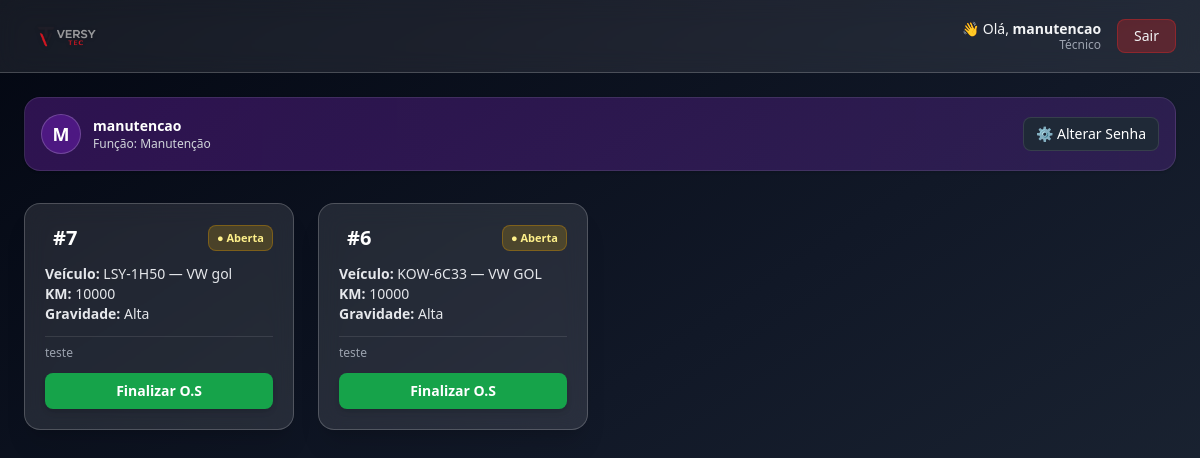
/manutencao/os (signed in), run on the app's committed database.
### app.py (models this page shows, shortened)
class User(UserMixin, db.Model):
    __tablename__ = "user"
    id = db.Column(db.Integer, primary_key=True)
    username = db.Column(db.String(80), unique=True, nullable=False)
    password_hash = db.Column(db.String(255), nullable=False)
    is_admin_legacy = db.Column("is_admin", db.Boolean, default=False)
    role = db.Column(db.String(20), default=None)
    @property
    def is_admin(self):
        if self.role is None:
            return bool(self.is_admin_legacy)
        return self.role == "admin"
    @property
    def is_supervisor(self):
        return self.role == "supervisor"
    @property
    def is_tech(self):
        if self.role is None and not self.is_admin_legacy:
            return True
        return self.role == "tech"
    @property
    def is_manutencao(self):
        return self.role == "manutencao"

class AvariaOS(db.Model):
    __tablename__ = "avaria_os"
    id = db.Column(db.Integer, primary_key=True)
    vehicle_id = db.Column(db.Integer, db.ForeignKey("vehicle.id"), nullable=False)
    vehicle = db.relationship("Vehicle", backref="avarias")
    responsavel_id = db.Column(db.Integer, db.ForeignKey("user.id"), nullable=False)
    responsavel = db.relationship("User", backref="os_avarias")
    gravidade = db.Column(db.String(20))
    descricao = db.Column(db.Text, nullable=False)
    km = db.Column(db.Integer)
    status = db.Column(db.String(20), default="aberta")  # aberta / finalizada
    valor_gasto = db.Column(db.Float)
    pecas_trocadas = db.Column(db.Text)
    servico_realizado = db.Column(db.Text)
    data_abertura = db.Column(db.DateTime, default=datetime.utcnow)
    data_fechamento = db.Column(db.DateTime)

class Vehicle(db.Model):
    __tablename__ = "vehicle"
    id = db.Column(db.Integer, primary_key=True)
    plate = db.Column(db.String(20), unique=True, nullable=False)
    brand = db.Column(db.String(80))
    model = db.Column(db.String(80))
    year = db.Column(db.Integer)
    km = db.Column(db.Integer, default=0)
    status = db.Column(db.String(20), default="ATIVO")

### app.py (the view, shortened to what this page needs)
@app.route("/manutencao/os", methods=["GET", "POST"])
@manutencao_only
def manutencao_os():
    ordens = AvariaOS.query.order_by(AvariaOS.id.desc()).all()
    return render_template("manutencao_os.html", ordens=ordens)

### app.py (called while the page is built)
@login_manager.user_loader
def load_user(uid):
    return User.query.get(int(uid))

def manutencao_only(view):
    @wraps(view)
    def wrapper(*args, **kwargs):
        if not current_user.is_authenticated:
            return redirect(url_for("login"))
        if current_user.is_manutencao:
            return view(*args, **kwargs)
        flash("Página exclusiva da equipe de manutenção.", "info")
        if current_user.is_admin or current_user.is_supervisor:
            return redirect(url_for("dashboard"))
        return redirect(url_for("checklist_mobile"))
    return wrapper

@app.context_processor
def inject_role_flags():
    return dict(
        ROLE_ADMIN=(current_user.is_authenticated and current_user.is_admin),
        ROLE_SUPERVISOR=(current_user.is_authenticated and current_user.is_supervisor),
        ROLE_TECH=(current_user.is_authenticated and current_user.is_tech),
        ROLE_MANUTENCAO=(current_user.is_authenticated and current_user.is_manutencao),
    )

### templates/manutencao_os.html (shortened to what this page needs)
{% extends "layout.html" %}
{% set page_title = "Manutenção — Ordens de Serviço" %}
{% block content %}
<div class="max-w-7xl mx-auto">
  <div class="bg-gradient-to-r from-purple-800/40 to-purple-600/20
              p-4 rounded-2xl border border-white/10 shadow mb-8">
    <div class="flex items-center justify-between">
      <div class="flex items-center gap-3">
        <div class="w-10 h-10 rounded-full bg-purple-700/40 border border-white/20
                    flex items-center justify-center text-white text-lg font-bold">
          {{ current_user.username[:1] | upper }}
        </div>
        <div>
          <p class="text-white text-sm font-semibold">
            {{ current_user.username }}
          </p>
          <p class="text-gray-300 text-xs">
            Função: Manutenção
          </p>
        </div>
      </div>
      <button onclick="document.getElementById('modalSenha').showModal()"
        class="bg-gray-800 hover:bg-gray-700 text-white text-sm px-3 py-1.5 rounded-lg
               border border-white/10 transition flex items-center gap-1">
        ⚙️ Alterar Senha
      </button>
    </div>
  </div>
  <div class="grid grid-cols-1 sm:grid-cols-2 md:grid-cols-3 lg:grid-cols-4 gap-6">
    {% for os in ordens %}
    {% if os.status == 'aberta' %}
    <div class="backdrop-blur-md bg-white/10 p-5 rounded-2xl
                border border-white/20 shadow-xl hover:scale-[1.03] transition">
      <div class="flex justify-between items-center mb-3">
        <h2 class="text-xl font-bold text-white flex items-center gap-2">
          #{{ os.id }}
        </h2>
        <span class="px-2 py-1 bg-yellow-500/20 border border-yellow-600/40 rounded-lg
                     text-yellow-200 text-[11px] font-semibold">
            ● Aberta
        </span>
      </div>
      <p class="text-gray-200 text-sm">
        <b>Veículo:</b> {{ os.vehicle.plate }} — {{ os.vehicle.brand }} {{ os.vehicle.model }}
      </p>
      <p class="text-gray-200 text-sm"><b>KM:</b> {{ os.km }}</p>
      <p class="text-gray-200 text-sm"><b>Gravidade:</b> {{ os.gravidade|capitalize }}</p>
      <p class="text-gray-400 text-xs mt-3 border-t border-white/10 pt-2">
        {{ os.descricao }}
      </p>
      <div class="mt-3 space-y-2">
        <button onclick="openFinalizar({{ os.id }})"
                class="w-full px-3 py-2 rounded-lg bg-green-600 hover:bg-green-700
                       text-white font-semibold text-sm shadow-md">
          Finalizar O.S
        </button>
      </div>
    </div>
    {% endif %}
    {% endfor %}
  </div>
</div>
{% endblock %}

### templates/layout.html (shortened to what this page needs)
<!doctype html>
<html lang="pt-BR" class="h-full">
  <head>
    <script src="https://cdn.tailwindcss.com"></script>
  </head>
  <body class="min-h-screen bg-gradient-to-br from-gray-950 via-gray-900 to-gray-800 text-gray-100">
    <header class="glass border-b border-white/20 sticky top-0 z-50">
      <div class="max-w-7xl mx-auto px-6 py-2 flex items-center justify-between">
        <div class="flex items-center gap-3">
          <img src="{{ url_for('static', filename='logo.png') }}"
               class="h-14 w-auto object-contain drop-shadow"
               alt="Logo">
        </div>
        <div class="flex items-center gap-4">
          {% if current_user.is_authenticated %}
            <div class="text-right leading-tight">
              <p class="text-sm text-gray-100">
                👋 Olá, <span class="font-semibold">{{ current_user.username }}</span>
              </p>
              <p class="text-xs text-gray-400 -mt-0.5">
                {% if ROLE_ADMIN %}Administrador{% elif ROLE_SUPERVISOR %}Supervisor{% else %}Técnico{% endif %}
              </p>
            </div>
            <a href="{{ url_for('logout') }}"
               class="px-4 py-1.5 rounded-lg text-sm bg-red-600/30 border border-red-600/40
                      hover:bg-red-600/40 hover:text-red-100">
              Sair
            </a>
          {% else %}
            <a href="{{ url_for('login') }}" class="text-sm hover:text-blue-400">
              Login
            </a>
          {% endif %}
        </div>
      </div>
    </header>
    <main class="max-w-7xl mx-auto px-6 py-6">
      {% block content %}{% endblock %}
    </main>
  </body>
</html>

### templates/layout.html (style rules this page uses)
* { transition: 0.15s ease-in-out; }
.glass { background: rgba(255, 255, 255, 0.08); backdrop-filter: blur(12px); }

### data on the page
User: username "manutencao", username "M"
AvariaOS: id "7", vehicle.plate "LSY-1H50", vehicle.brand "VW", vehicle.model "gol", km "10000", gravidade "Alta", descricao "teste"
AvariaOS: id "6", vehicle.plate "KOW-6C33", vehicle.brand "VW", vehicle.model "GOL", km "10000", gravidade "Alta", descricao "teste"
